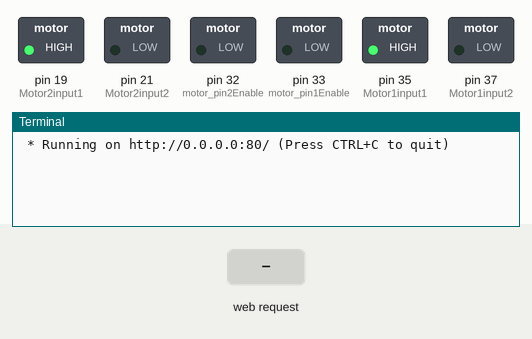
Recording of a program running on a simulated Raspberry Pi (header pin numbers). On the bench: switched loads named in the program (green lamp = pin HIGH), the last lines printed to the terminal. The test bench sets the inputs (shaded band). The clock reads 2024-03-15 10:24:30 at power-on unless the program sets it.

Above: at 1.2 s.
1.3 s: HTTP request for / received
At 2.4 s:
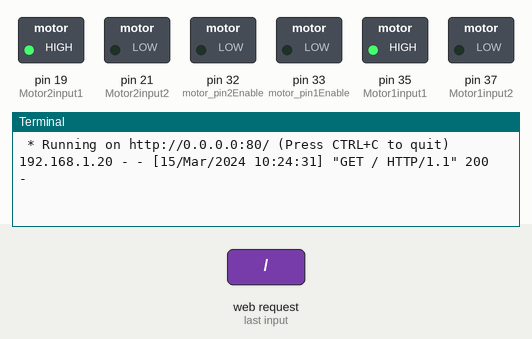
2.8 s: HTTP request for /FORWARD received
At 3.5 s:
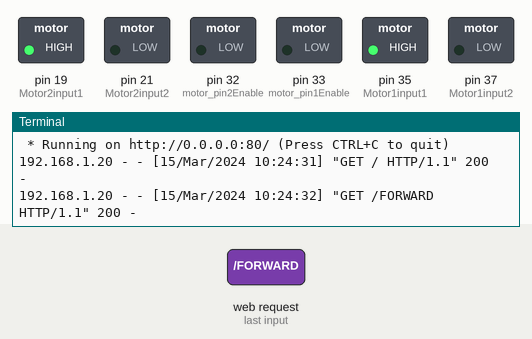
4.3 s: HTTP request for /STOP received
At 4.6 s:
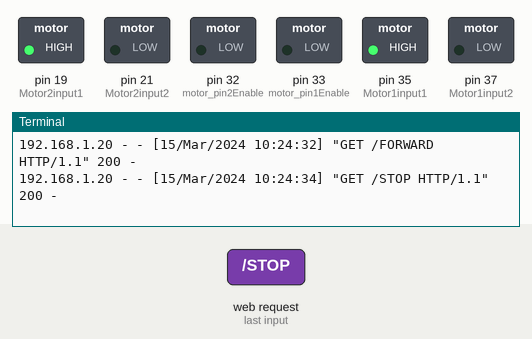

Measured:
- after the input at 1.3 s, the terminal: prints a new line at once (image 1)
- after the input at 2.8 s, the terminal: prints a new line at once (image 2)
- after the input at 4.3 s, the terminal: prints a new line at once (image 3)

The program:

app.py
```python
import RPi.GPIO as GPIO
from time import sleep
from flask import Flask, render_template,request
from flask import Flask, request

app = Flask(__name__)


 # Sets up the pin layout/ Naming system we want to use
GPIO.setmode(GPIO.BOARD)

#declare the pins and their names
Motor1input1 = 35
Motor1input2 = 37
motor_pin1Enable = 33

Motor2input1 = 19
Motor2input2 = 21
motor_pin2Enable = 32

#Set all the pins of the first motor to outputs
GPIO.setup(motor_pin1Enable, GPIO.OUT)
GPIO.setup(Motor1input1, GPIO.OUT)
GPIO.setup(Motor1input2, GPIO.OUT)

GPIO.setup(motor_pin2Enable, GPIO.OUT)
GPIO.setup(Motor2input1, GPIO.OUT)
GPIO.setup(Motor2input2, GPIO.OUT)

#Default going forward
GPIO.output(Motor1input1, GPIO.HIGH)
GPIO.output(Motor1input2, GPIO.LOW)
GPIO.output(Motor2input1, GPIO.HIGH)
GPIO.output(Motor2input2, GPIO.LOW)
motorPWM1 = GPIO.PWM(motor_pin1Enable, 800) ##second argument can be changed affects how "Nicely" the motor runs
motorPWM1.start(0)
motorPWM2 = GPIO.PWM(motor_pin2Enable, 800) ##second argument can be changed affects how "Nicely" the motor runs
motorPWM2.start(0)


@app.route("/", methods=['GET','POST'])
def main():


   return render_template('main.html')

@app.route("/FORWARD")
def forward():


   return render_template('main.html')

@app.route("/STOP")
def stop():


   return render_template('main.html')


@app.route('/update_speed', methods=['GET','POST'])
def update_slider():
    if request.method == 'POST':

      value = request.form['value']

    return value


if __name__ == "__main__":
   try :
      app.run(host= '0.0.0.0', port=80, debug = True)
   finally: GPIO.cleanup()
```
